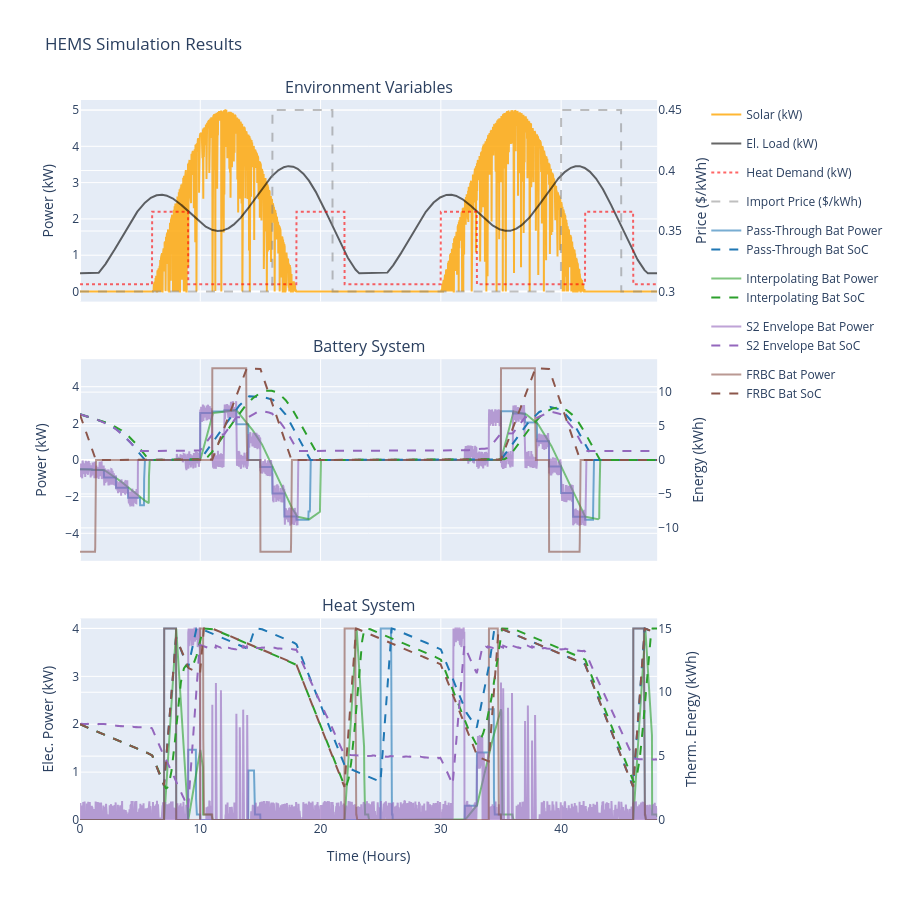

Write notebook code for a chart like this one.
### Code cell
# Run Experiments
config = HEMSConfig(days=2)

# 1. Rule-Based + PassThrough
print("Running Rule-Based + PassThrough...")
np.random.seed(42) 
ctrl_passthrough = {
    'battery_power_kw': PassThroughDeviceController(),
    'heat_pump_power_kw': PassThroughDeviceController(),
    'pv_curtailment_limit_kw': PassThroughDeviceController(initial_setpoint=999.0)
}
passthrough_history = run_simulation(RuleBasedOptimizer(), ctrl_passthrough, config)

# 2. Rule-Based + Interpolating
print("Running Rule-Based + Interpolating...")
np.random.seed(42) 
ctrl_interp = {
    'battery_power_kw': InterpolatingDeviceController(),
    'heat_pump_power_kw': InterpolatingDeviceController(),
    'pv_curtailment_limit_kw': InterpolatingDeviceController(initial_setpoint=999.0)
}
interp_history = run_simulation(RuleBasedOptimizer(), ctrl_interp, config)

# 3. Rule-Based + S2 Envelope
print("Running Rule-Based + S2 Envelope...")
np.random.seed(42) 
ctrl_envelope = {
    'battery_power_kw': S2EnvelopeController(storage_key='battery_soc_kwh', capacity_attr='battery_capacity_kwh', max_power_attr='battery_max_power_kw'),
    'heat_pump_power_kw': S2EnvelopeController(storage_key='heat_storage_kwh', capacity_attr='heat_storage_capacity_kwh', max_power_attr='heat_pump_max_power_kw'),
    'pv_curtailment_limit_kw': PassThroughDeviceController(initial_setpoint=999.0)
}
envelope_history = run_simulation(RuleBasedOptimizer(), ctrl_envelope, config)

# 4. Rule-Based + FRBC
print("Running Rule-Based + FRBC...")
np.random.seed(42)
ctrl_frbc = {
    'battery_power_kw': FRBCDeviceController(storage_key='battery_soc_kwh', capacity_attr='battery_capacity_kwh', max_power_attr='battery_max_power_kw'),
    'heat_pump_power_kw': FRBCDeviceController(storage_key='heat_storage_kwh', capacity_attr='heat_storage_capacity_kwh', max_power_attr='heat_pump_max_power_kw'),
    'pv_curtailment_limit_kw': PassThroughDeviceController(initial_setpoint=999.0)
}
frbc_history = run_simulation(RuleBasedOptimizer(), ctrl_frbc, config)


# Plot Comparison
results = {
    "Pass-Through": passthrough_history,
    "Interpolating": interp_history,
    "S2 Envelope": envelope_history,
    "FRBC": frbc_history
}

plot_results(results)

### Figure 1 — Plotly figure (JSON) as saved in the notebook; plotly's stock layout.template omitted (floating-point values rounded to 4 significant figures; data arrays with more than 128 entries replaced by an {"elided": "..."} marker saying what was removed)
{"data": [{"line": {"color": "orange"}, "name": "Solar (kW)", "opacity": 0.8, "type": "scatter", "x": {"elided": "2880 float values"}, "xaxis": "x", "y": {"elided": "2880 float values"}, "yaxis": "y"}, {"line": {"color": "black"}, "name": "El. Load (kW)", "opacity": 0.6, "type": "scatter", "x": {"elided": "2880 float values"}, "xaxis": "x", "y": {"elided": "2880 float values"}, "yaxis": "y"}, {"line": {"color": "red", "dash": "dot"}, "name": "Heat Demand (kW)", "opacity": 0.6, "type": "scatter", "x": {"elided": "2880 float values"}, "xaxis": "x", "y": {"elided": "2880 float values"}, "yaxis": "y"}, {"line": {"color": "gray", "dash": "dash"}, "name": "Import Price ($/kWh)", "opacity": 0.5, "type": "scatter", "x": {"elided": "2880 float values"}, "xaxis": "x", "y": {"elided": "2880 float values"}, "yaxis": "y2"}, {"legendgroup": "Pass-Through", "line": {"color": "#1f77b4"}, "name": "Pass-Through Bat Power", "opacity": 0.6, "type": "scatter", "x": {"elided": "2880 float values"}, "xaxis": "x2", "y": {"elided": "2880 float values"}, "yaxis": "y3"}, {"legendgroup": "Pass-Through", "line": {"color": "#1f77b4", "dash": "dash", "width": 2}, "name": "Pass-Through Bat SoC", "type": "scatter", "x": {"elided": "2880 float values"}, "xaxis": "x2", "y": {"elided": "2880 float values"}, "yaxis": "y4"}, {"legendgroup": "Pass-Through", "line": {"color": "#1f77b4"}, "name": "Pass-Through HP Power", "opacity": 0.6, "showlegend": false, "type": "scatter", "x": {"elided": "2880 float values"}, "xaxis": "x3", "y": {"elided": "2880 float values"}, "yaxis": "y5"}, {"legendgroup": "Pass-Through", "line": {"color": "#1f77b4", "dash": "dash", "width": 2}, "name": "Pass-Through Heat SoC", "showlegend": false, "type": "scatter", "x": {"elided": "2880 float values"}, "xaxis": "x3", "y": {"elided": "2880 float values"}, "yaxis": "y6"}, {"legendgroup": "Interpolating", "line": {"color": "#2ca02c"}, "name": "Interpolating Bat Power", "opacity": 0.6, "type": "scatter", "x": {"elided": "2880 float values"}, "xaxis": "x2", "y": {"elided": "2880 float values"}, "yaxis": "y3"}, {"legendgroup": "Interpolating", "line": {"color": "#2ca02c", "dash": "dash", "width": 2}, "name": "Interpolating Bat SoC", "type": "scatter", "x": {"elided": "2880 float values"}, "xaxis": "x2", "y": {"elided": "2880 float values"}, "yaxis": "y4"}, {"legendgroup": "Interpolating", "line": {"color": "#2ca02c"}, "name": "Interpolating HP Power", "opacity": 0.6, "showlegend": false, "type": "scatter", "x": {"elided": "2880 float values"}, "xaxis": "x3", "y": {"elided": "2880 float values"}, "yaxis": "y5"}, {"legendgroup": "Interpolating", "line": {"color": "#2ca02c", "dash": "dash", "width": 2}, "name": "Interpolating Heat SoC", "showlegend": false, "type": "scatter", "x": {"elided": "2880 float values"}, "xaxis": "x3", "y": {"elided": "2880 float values"}, "yaxis": "y6"}, {"legendgroup": "S2 Envelope", "line": {"color": "#9467bd"}, "name": "S2 Envelope Bat Power", "opacity": 0.6, "type": "scatter", "x": {"elided": "2880 float values"}, "xaxis": "x2", "y": {"elided": "2880 float values"}, "yaxis": "y3"}, {"legendgroup": "S2 Envelope", "line": {"color": "#9467bd", "dash": "dash", "width": 2}, "name": "S2 Envelope Bat SoC", "type": "scatter", "x": {"elided": "2880 float values"}, "xaxis": "x2", "y": {"elided": "2880 float values"}, "yaxis": "y4"}, {"legendgroup": "S2 Envelope", "line": {"color": "#9467bd"}, "name": "S2 Envelope HP Power", "opacity": 0.6, "showlegend": false, "type": "scatter", "x": {"elided": "2880 float values"}, "xaxis": "x3", "y": {"elided": "2880 float values"}, "yaxis": "y5"}, {"legendgroup": "S2 Envelope", "line": {"color": "#9467bd", "dash": "dash", "width": 2}, "name": "S2 Envelope Heat SoC", "showlegend": false, "type": "scatter", "x": {"elided": "2880 float values"}, "xaxis": "x3", "y": {"elided": "2880 float values"}, "yaxis": "y6"}, {"legendgroup": "FRBC", "line": {"color": "#8c564b"}, "name": "FRBC Bat Power", "opacity": 0.6, "type": "scatter", "x": {"elided": "2880 float values"}, "xaxis": "x2", "y": {"elided": "2880 float values"}, "yaxis": "y3"}, {"legendgroup": "FRBC", "line": {"color": "#8c564b", "dash": "dash", "width": 2}, "name": "FRBC Bat SoC", "type": "scatter", "x": {"elided": "2880 float values"}, "xaxis": "x2", "y": {"elided": "2880 float values"}, "yaxis": "y4"}, {"legendgroup": "FRBC", "line": {"color": "#8c564b"}, "name": "FRBC HP Power", "opacity": 0.6, "showlegend": false, "type": "scatter", "x": {"elided": "2880 float values"}, "xaxis": "x3", "y": {"elided": "2880 float values"}, "yaxis": "y5"}, {"legendgroup": "FRBC", "line": {"color": "#8c564b", "dash": "dash", "width": 2}, "name": "FRBC Heat SoC", "showlegend": false, "type": "scatter", "x": {"elided": "2880 float values"}, "xaxis": "x3", "y": {"elided": "2880 float values"}, "yaxis": "y6"}], "layout": {"annotations": [{"font": {"size": 16}, "showarrow": false, "text": "Environment Variables", "x": 0.47, "xanchor": "center", "xref": "paper", "y": 1, "yanchor": "bottom", "yref": "paper"}, {"font": {"size": 16}, "showarrow": false, "text": "Battery System", "x": 0.47, "xanchor": "center", "xref": "paper", "y": 0.64, "yanchor": "bottom", "yref": "paper"}, {"font": {"size": 16}, "showarrow": false, "text": "Heat System", "x": 0.47, "xanchor": "center", "xref": "paper", "y": 0.28, "yanchor": "bottom", "yref": "paper"}], "height": 900, "hovermode": "x unified", "title": {"text": "HEMS Simulation Results"}, "xaxis": {"anchor": "y", "domain": [0, 0.94], "matches": "x3", "showticklabels": false}, "xaxis2": {"anchor": "y3", "domain": [0, 0.94], "matches": "x3", "showticklabels": false}, "xaxis3": {"anchor": "y5", "domain": [0, 0.94], "title": {"text": "Time (Hours)"}}, "yaxis": {"anchor": "x", "domain": [0.72, 1], "title": {"text": "Power (kW)"}}, "yaxis2": {"anchor": "x", "overlaying": "y", "side": "right", "title": {"text": "Price ($/kWh)"}}, "yaxis3": {"anchor": "x2", "domain": [0.36, 0.64], "range": [-5.5, 5.5], "title": {"text": "Power (kW)"}}, "yaxis4": {"anchor": "x2", "overlaying": "y3", "range": [-14.85, 14.85], "side": "right", "title": {"text": "Energy (kWh)"}}, "yaxis5": {"anchor": "x3", "domain": [0, 0.28], "rangemode": "tozero", "title": {"text": "Elec. Power (kW)"}}, "yaxis6": {"anchor": "x3", "overlaying": "y5", "rangemode": "tozero", "side": "right", "title": {"text": "Therm. Energy (kWh)"}}}}
